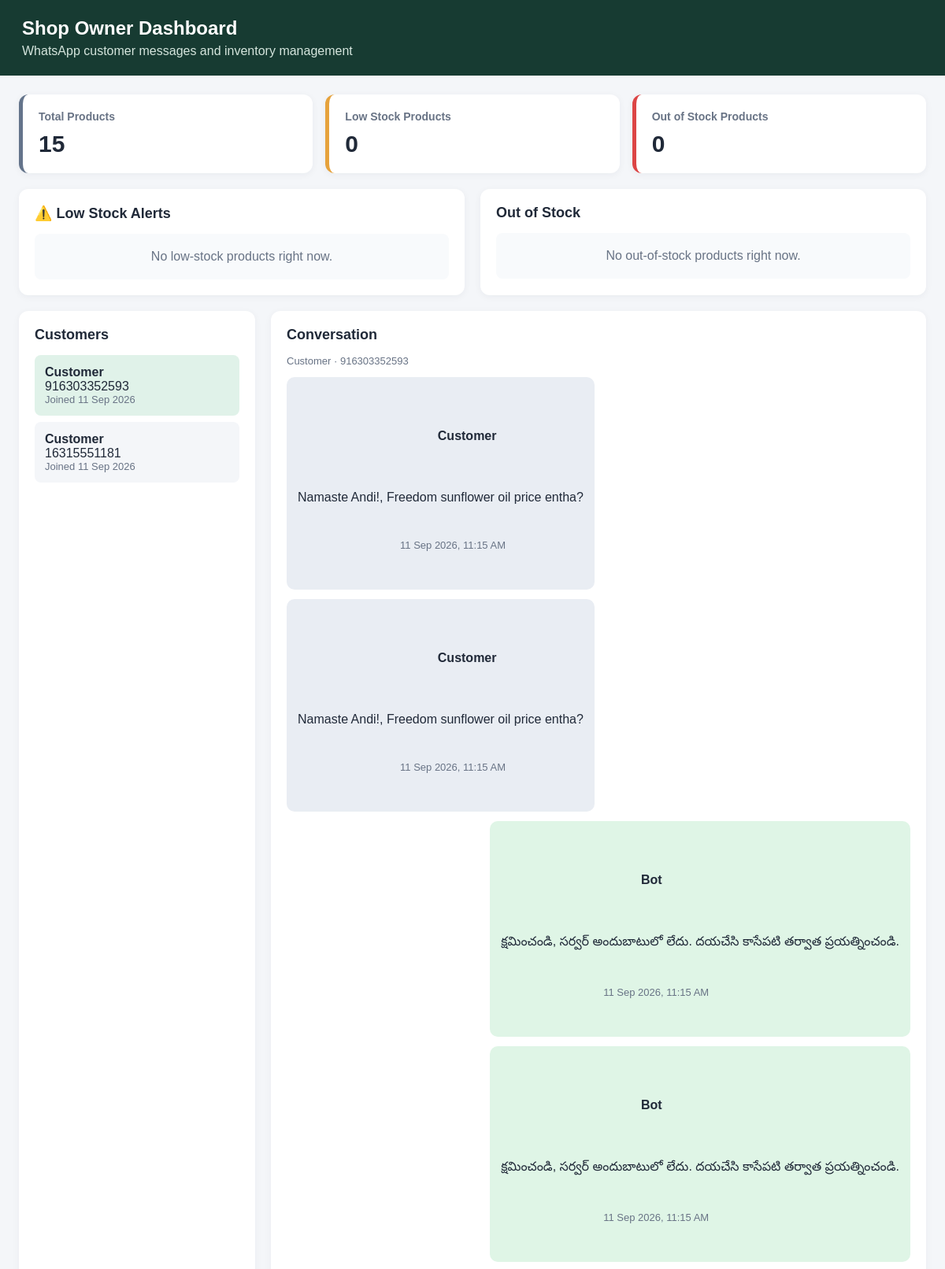
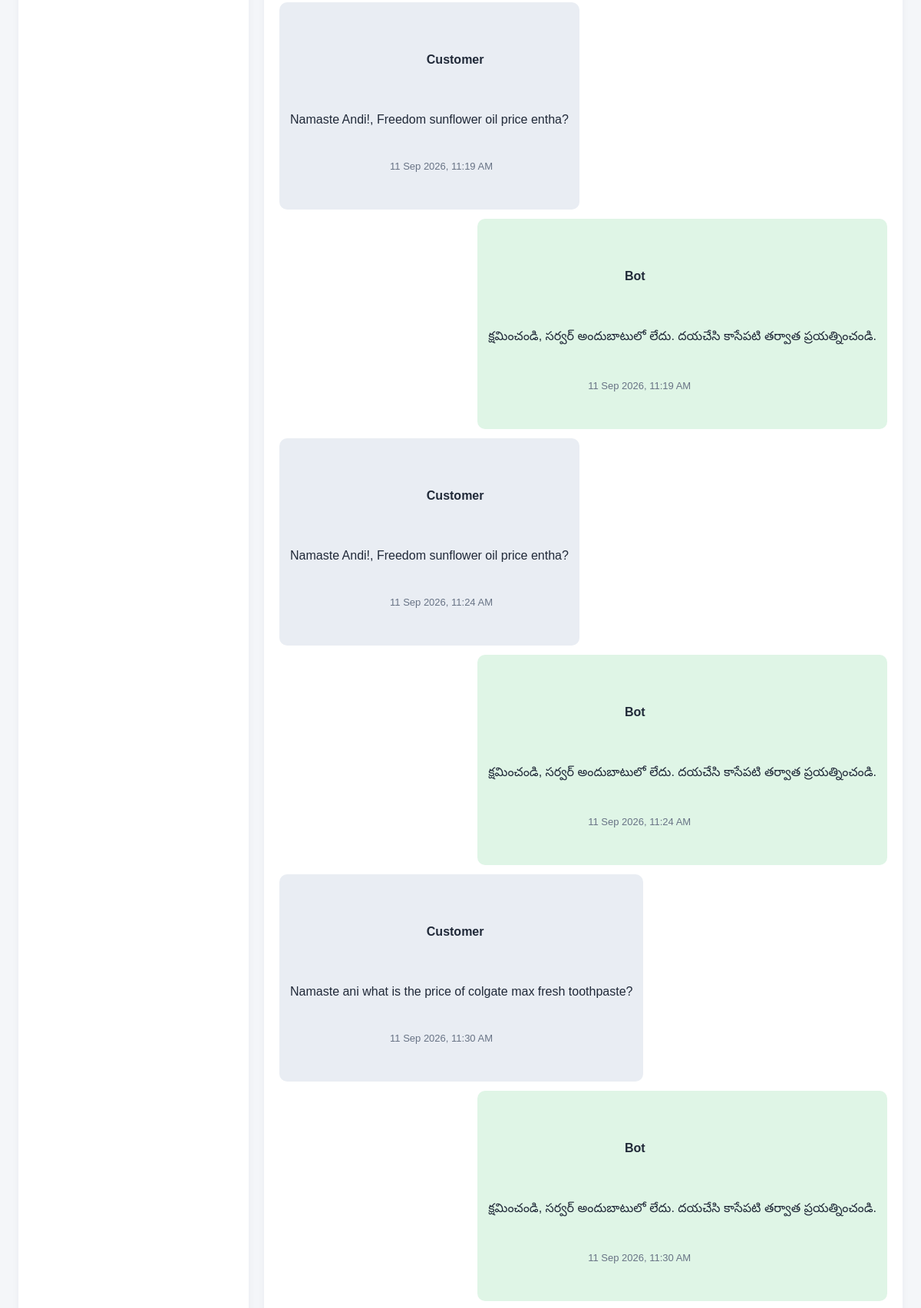
The page /owner/ (signed in, upper part) on the database its author committed (2 pictures, top to bottom).
### shop/models.py (models this page shows, shortened)
class CustomerLead(models.Model):
    phone_number = models.CharField(max_length=20, unique=True)
    name = models.CharField(max_length=255, blank=True, null=True)
    needs_human_help = models.BooleanField(default=False)
    created_at = models.DateTimeField(auto_now_add=True)

class ChatLog(models.Model):
    customer = models.ForeignKey(
        CustomerLead,
        on_delete=models.CASCADE,
        related_name="conversations"
    )
    sender = models.CharField(
        max_length=10,
        choices=[
            ('USER', 'Customer'),
            ('AI', 'AI Agent'),
            ('HUMAN', 'Shop Owner')
        ]
    )
    message = models.TextField()
    whatsapp_message_id = models.CharField(
        max_length=255,
        blank=True,
        null=True,
        unique=True,
        db_index=True
    )
    timestamp = models.DateTimeField(auto_now_add=True)

### shop/views.py (the view)
# urls.py: path('owner/', owner_dashboard, name='owner_dashboard'),
@login_required(login_url="/admin/login/")
def owner_dashboard(request):
    customers = CustomerLead.objects.order_by("-created_at")
    customer_id = request.GET.get("customer")
    if customer_id:
        selected_customer = get_object_or_404(
            CustomerLead,
            pk=customer_id,
        )
    else:
        selected_customer = customers.first()
    if selected_customer:
        messages = ChatLog.objects.filter(
            customer=selected_customer
        ).order_by("timestamp")
    else:
        messages = ChatLog.objects.none()
    products = Product.objects.all()
    total_products = products.count()
    low_stock_products = products.filter(
        stock_quantity__gt=0,
        stock_quantity__lte=5,
    ).order_by("stock_quantity", "name")
    out_of_stock_products = products.filter(
        stock_quantity=0,
    ).order_by("name")
    return render(
        request,
        "shop/owner_dashboard.html",
        {
            "customers": customers,
            "selected_customer": selected_customer,
            "messages": messages,
            "total_products": total_products,
            "low_stock_products": low_stock_products,
            "out_of_stock_products": out_of_stock_products,
        },
    )

### shop/templates/shop/owner_dashboard.html (shortened to what this page needs)
<!DOCTYPE html>
<html lang="en">
<head>
</head>
<body>
    <header>
        <h1>Shop Owner Dashboard</h1>
        <p>WhatsApp customer messages and inventory management</p>
    </header>
    <main>
        <section class="inventory">
            <div class="summary">
                <div class="stat-card">
                    <h3>Total Products</h3>
                    <div class="stat-number">{{ total_products }}</div>
                </div>
                <div class="stat-card low-card">
                    <h3>Low Stock Products</h3>
                    <div class="stat-number">{{ low_stock_products|length }}</div>
                </div>
                <div class="stat-card out-card">
                    <h3>Out of Stock Products</h3>
                    <div class="stat-number">{{ out_of_stock_products|length }}</div>
                </div>
            </div>
            <div class="inventory-panels">
                <section class="inventory-panel">
                    <h2>⚠️ Low Stock Alerts</h2>
                    {% for product in low_stock_products %}
                        <div class="product-row">
                            <div>
                                <div class="product-name">{{ product.name }}</div>
                                <div class="muted">Price: ₹{{ product.price }}</div>
                            </div>
                            <span class="stock-badge low-badge">
                                {{ product.stock_quantity }} left
                            </span>
                        </div>
                    {% empty %}
                        <div class="empty">No low-stock products right now.</div>
                    {% endfor %}
                </section>
                <section class="inventory-panel">
                    <h2>Out of Stock</h2>
                    {% for product in out_of_stock_products %}
                        <div class="product-row">
                            <div>
                                <div class="product-name">{{ product.name }}</div>
                                <div class="muted">Price: ₹{{ product.price }}</div>
                            </div>
                            <span class="stock-badge out-badge">
                                Out of stock
                            </span>
                        </div>
                    {% empty %}
                        <div class="empty">No out-of-stock products right now.</div>
                    {% endfor %}
                </section>
            </div>
        </section>
        <div class="container">
            <section class="panel">
                <h2>Customers</h2>
                {% for customer in customers %}
                    <a class="customer {% if selected_customer and selected_customer.pk == customer.pk %}active{% endif %}"
                       href="?customer={{ customer.pk }}">
                        <strong>{{ customer.name|default:"Customer" }}</strong>
                        <div>{{ customer.phone_number }}</div>
                        <div class="muted">
                            Joined {{ customer.created_at|date:"d M Y" }}
                        </div>
                    </a>
                {% empty %}
                    <div class="empty">No customers recorded yet.</div>
                {% endfor %}
            </section>
            <section class="panel">
                {% if selected_customer %}
                    <h2>Conversation</h2>
                    <p class="muted">
                        {{ selected_customer.name|default:"Customer" }}
                        · {{ selected_customer.phone_number }}
                    </p>
                    <div class="messages">
                        {% for message in messages %}
                            <div class="message {% if message.sender == 'USER' %}user{% elif message.sender == 'AI' %}ai{% else %}human{% endif %}">
                                <strong>
                                    {% if message.sender == 'USER' %}
                                        Customer
                                    {% elif message.sender == 'AI' %}
                                        Bot
                                    {% else %}
                                        Shop Owner
                                    {% endif %}
                                </strong>
                                <p>{{ message.message }}</p>
                                <span class="muted">
                                    {{ message.timestamp|date:"d M Y, h:i A" }}
                                </span>
                            </div>
                        {% empty %}
                            <div class="empty">
                                No messages recorded for this customer yet.
                            </div>
                        {% endfor %}
                    </div>
                {% else %}
                    <h2>Customer Conversation</h2>
                    <div class="empty">
                        Customer conversations will appear here when messages have been recorded.
                    </div>
                {% endif %}
            </section>
        </div>
    </main>
</body>
</html>

### shop/templates/shop/owner_dashboard.html (style rules this page uses)
* { box-sizing: border-box; }
body { margin: 0; font-family: Arial, sans-serif; background: #f4f6f9; color: #202938; }
header { background: #173b32; color: white; padding: 22px 28px; }
header h1 { margin: 0 0 6px; font-size: 24px; }
header p { margin: 0; color: #d5e5dd; }
.inventory { max-width: 1400px; margin: 24px auto 0; padding: 0 24px; }
.summary { display: grid; grid-template-columns: repeat(3, minmax(0, 1fr)); gap: 16px; margin-bottom: 20px; }
.stat-card { background: white; padding: 20px; border-radius: 12px; box-shadow: 0 2px 10px #172b3b0d; border-left: 5px solid #64748b; }
.stat-card h3 { margin: 0 0 10px; color: #687385; font-size: 14px; }
.stat-number { font-size: 30px; font-weight: bold; }
.low-card { border-left-color: #e6a23c; }
.out-card { border-left-color: #dc4545; }
.inventory-panels { display: grid; grid-template-columns: repeat(2, minmax(0, 1fr)); gap: 20px; margin-bottom: 20px; }
.inventory-panel { background: white; border-radius: 12px; padding: 20px; box-shadow: 0 2px 10px #172b3b0d; min-width: 0; }
.inventory-panel h2 { margin-top: 0; font-size: 18px; }
.container { display: grid; grid-template-columns: 300px minmax(0, 1fr); gap: 20px; padding: 0 24px 24px; max-width: 1400px; margin: auto; }
.panel { background: white; border-radius: 12px; padding: 20px; box-shadow: 0 2px 10px #172b3b0d; min-width: 0; }
h2 { margin-top: 0; font-size: 18px; }
.customer { display: block; padding: 13px; margin-bottom: 8px; border-radius: 8px; background: #f4f6f9; color: #202938; text-decoration: none; overflow-wrap: anywhere; }
.customer:hover, .customer.active { background: #e0f2e9; }
.muted { color: #687385; font-size: 13px; }
.messages { display: flex; flex-direction: column; gap: 12px; }
.message { padding: 12px 14px; border-radius: 10px; max-width: 85%; overflow-wrap: anywhere; white-space: pre-wrap; }
.message p { margin: 6px 0; }
.user { background: #e9edf3; align-self: flex-start; }
.ai { background: #dff5e6; align-self: flex-end; }
.empty { padding: 20px; text-align: center; color: #687385; background: #f8fafc; border-radius: 8px; }

### rows shown on the page
CustomerLead: name "Customer", phone_number "916303352593", created_at "11 Sep 2026"
CustomerLead: name "Customer", phone_number "16315551181", created_at "11 Sep 2026"
ChatLog: sender "Customer", message "Namaste Andi!, Freedom sunflower oil price entha?", timestamp "11 Sep 2026, 11:15 AM"
ChatLog: sender "Customer", message "Namaste Andi!, Freedom sunflower oil price entha?", timestamp "11 Sep 2026, 11:15 AM"
ChatLog: sender "Bot", message "క్షమించండి, సర్వర్ అందుబాటులో లేదు. దయచేసి కాసేపటి తర్వాత ప్రయత్నించండి.", timestamp "11 Sep 2026, 11:15 AM"
ChatLog: sender "Bot", message "క్షమించండి, సర్వర్ అందుబాటులో లేదు. దయచేసి కాసేపటి తర్వాత ప్రయత్నించండి.", timestamp "11 Sep 2026, 11:15 AM"
ChatLog: sender "Customer", message "Namaste Andi!, Freedom sunflower oil price entha?", timestamp "11 Sep 2026, 11:19 AM"
ChatLog: sender "Bot", message "క్షమించండి, సర్వర్ అందుబాటులో లేదు. దయచేసి కాసేపటి తర్వాత ప్రయత్నించండి.", timestamp "11 Sep 2026, 11:19 AM"
ChatLog: sender "Customer", message "Namaste Andi!, Freedom sunflower oil price entha?", timestamp "11 Sep 2026, 11:24 AM"
ChatLog: sender "Bot", message "క్షమించండి, సర్వర్ అందుబాటులో లేదు. దయచేసి కాసేపటి తర్వాత ప్రయత్నించండి.", timestamp "11 Sep 2026, 11:24 AM"
ChatLog: sender "Customer", message "Namaste ani what is the price of colgate max fresh toothpaste?", timestamp "11 Sep 2026, 11:30 AM"
ChatLog: sender "Bot", message "క్షమించండి, సర్వర్ అందుబాటులో లేదు. దయచేసి కాసేపటి తర్వాత ప్రయత్నించండి.", timestamp "11 Sep 2026, 11:30 AM"

### other values the page prints
{{ total_products }} "15"
{{ low_stock_products|length }} "0"
{{ out_of_stock_products|length }} "0"
